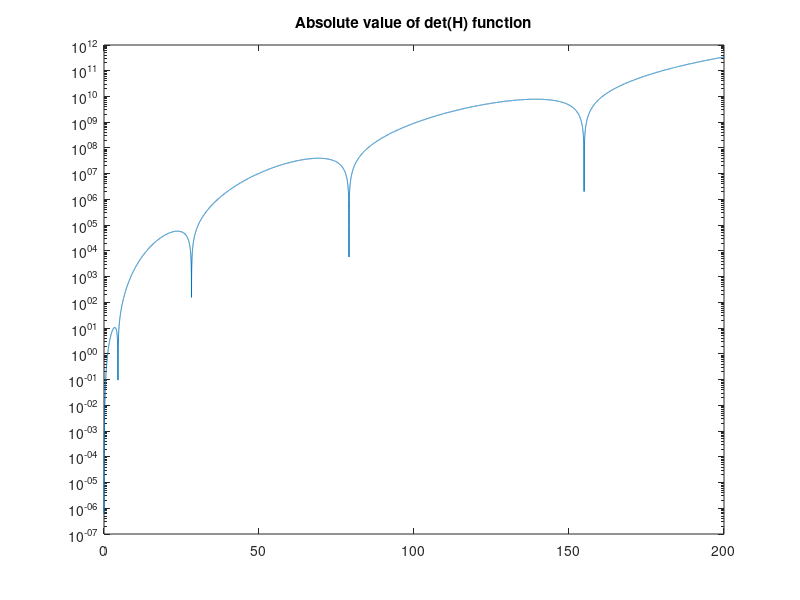
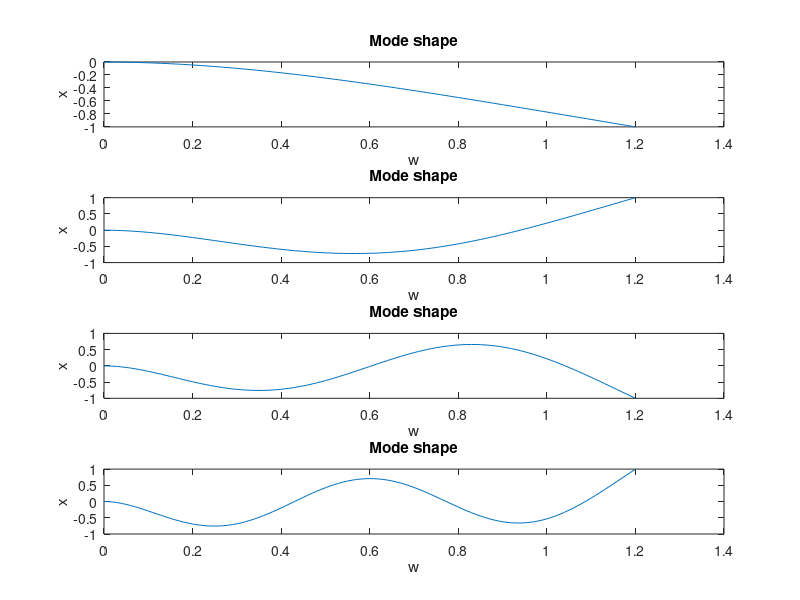
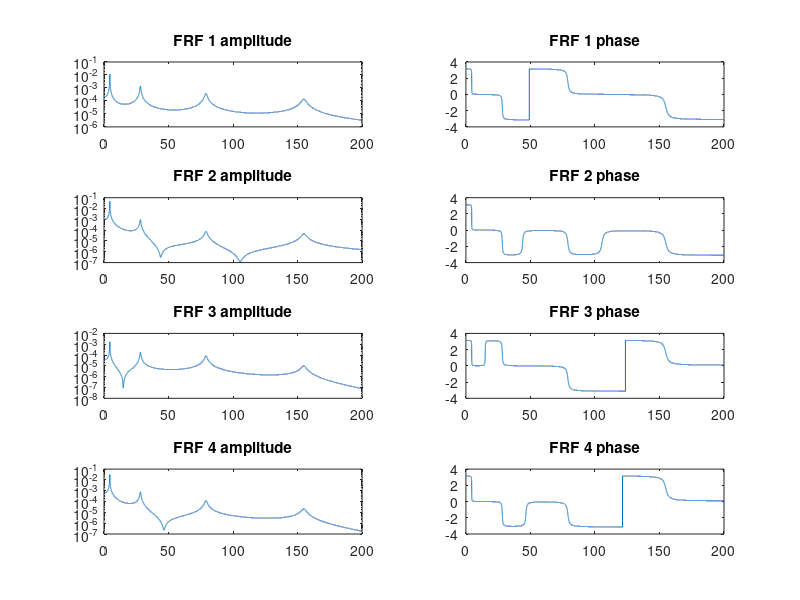
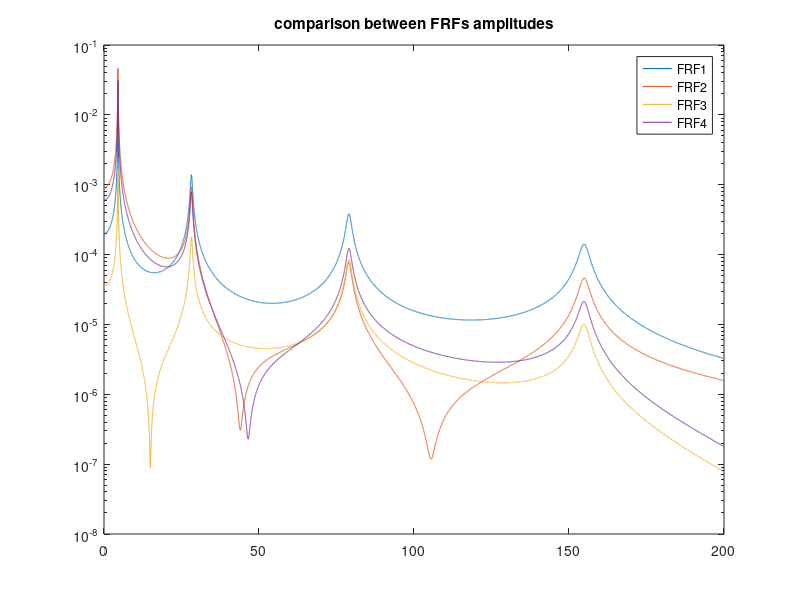

These charts were generated, in order, by the following MATLAB code: (Note: this script raises an error after producing the figures.)
close all
clear all
clc

%% Parameters

L= 1.2;         %[m]
h= 0.008;       %[m]
b= 0.04;        %[m]
rho= 2700;      %[kg/m^3]
E= 68000000000; %[pa]
J= b*h^3/12;    %[m^4]
m= rho*b*h;     %[kg]

%% Vibration modes

%  standing wave solution
% w=[A*cos(g*x)+B*sin(g*x)+C*cosh(g*x)+D*sinh(g*x)]*cos(omega*t+phi);
% dw/dx = [g*(-A*sin(g*x)+B*cos(g*x)+C*sinh(g*x)+D*cosh(g*x)]*cos(omega*t+phi);
% d^2w/dx^2 = [g^2*(-A*cos(g*x)-B*sin(g*x)+C*cosh(g*x)+D*sinh(g*x)]*cos(omega*t+phi);
% d^3w/dx^3 = [g^3*(A*sin(g*x)-B*cos(g*x)+C*sinh(g*x)+D*cosh(g*x)]*cos(omega*t+phi);


% Boundary conditions 
fs=0.01:0.01:200;
w=2*pi*fs;
g= ((m*w.^2)/(E*J)).^(1/4);

%S= zeros(size(w,2),1);

f=  (-2-2.*cos(g.*L).*cosh(g.*L)).*g.^6 ;




%for i= 1:size(w,2)
 %   H= [1 0 1 0; 0 g(i) 0 g(i); -g(i)^2*cos(g(i)*L) -g(i)^2*sin(g(i)*L) g(i)^2*cosh(g(i)*L) g(i)^2*sinh(g(i)*L); g(i)^3*sin(g(i)*L) -g(i)^3*cos(g(i)*L) g(i)^3*sinh(g(i)*L) g(i)^3*cosh(g(i)*L)];
  %  S(i)= det(H);
%end

%figure;
%semilogy (w,abs(S))

figure;
semilogy (fs,abs(f))
title('Absolute value of det(H) function')

%figure
%plot(w,f)

fs_1= 4.5;
fs_2= 28.2;
fs_3= 79;
fs_4= 154.9;

wn_1= 2*pi*fs_1;
wn_2= 2*pi*fs_2;
wn_3= 2*pi*fs_3;
wn_4= 2*pi*fs_4;

g_1=((m*wn_1.^2)/(E*J)).^(1/4);
g_2=((m*wn_2.^2)/(E*J)).^(1/4);
g_3=((m*wn_3.^2)/(E*J)).^(1/4);
g_4=((m*wn_4.^2)/(E*J)).^(1/4);


wn_vector=[wn_1; wn_2; wn_3; wn_4];
g_vector=[g_1; g_2; g_3; g_4];
constants_matrix= [zeros(4,4)];

for i=1:4 
    H= [1 0 1 0; 0 g_vector(i) 0 g_vector(i); -g_vector(i)^2*cos(g_vector(i)*L) -g_vector(i)^2*sin(g_vector(i)*L) g_vector(i)^2*cosh(g_vector(i)*L) g_vector(i)^2*sinh(g_vector(i)*L); g_vector(i)^3*sin(g_vector(i)*L) -g_vector(i)^3*cos(g_vector(i)*L) g_vector(i)^3*sinh(g_vector(i)*L) g_vector(i)^3*cosh(g_vector(i)*L)];
    N=[H(2,1) H(3,1) H(4,1)]';

    H_hat=[H(2,2) H(2,3) H(2,4); H(3,2) H(3,3) H(3,4); H(4,2) H(4,3) H(4,4)];
    X_hat= -inv(H_hat)*N;
    X= [1; X_hat];
    constants_matrix(:,i)=X;
end

X1= constants_matrix(:,1);
X2= constants_matrix(:,2);
X3= constants_matrix(:,3);
X4= constants_matrix(:,4);

disp(['X1 =' mat2str(X1)]);
disp(['X2 =' mat2str(X2)]);
disp(['X3 =' mat2str(X3)]);
disp(['X4 =' mat2str(X4)]);

x=0:0.01:L;

eigenfunctions= zeros(1,4);
figure;
for i= 1:4;
    eigenfunctions=[constants_matrix(1,i)*cos(g_vector(i)*x)+constants_matrix(2,i)*sin(g_vector(i)*x)+constants_matrix(3,i)*cosh(g_vector(i)*x)+constants_matrix(4,i)*sinh(g_vector(i)*x)];

    subplot(4,1,i);
    plot(x,eigenfunctions/max(abs(eigenfunctions)))
    title('Mode shape')
    xlabel('w')
    ylabel('x')

end


%% Frequency response functions 

%Computation of mi
csi= 0.01;
mass= zeros(1,4);

for i= 1:4 
    eigenfunctions=[constants_matrix(1,i)*cos(g_vector(i)*x)+constants_matrix(2,i)*sin(g_vector(i)*x)+constants_matrix(3,i)*cosh(g_vector(i)*x)+constants_matrix(4,i)*sinh(g_vector(i)*x)];
    Y= m.*eigenfunctions.^2;
    mass(i)= trapz(x,Y);
end

xk=[1.2;0.5;0.1;1];
xj=[0.2;1;0.8;0.4];

%FRF n°1

eigenfunctions_ktot1= zeros(1,4);
eigenfunctions_jtot1= zeros(1,4);

for l= 1:4 
   
    eigenfunctions_k=-[constants_matrix(1,l)*cos(g_vector(l)*xk(1))+constants_matrix(2,l)*sin(g_vector(l)*xk(1))+constants_matrix(3,l)*cosh(g_vector(l)*xk(1))+constants_matrix(4,l)*sinh(g_vector(l)*xk(1))];
    eigenfunctions_j=[constants_matrix(1,l)*cos(g_vector(l)*xj(1))+constants_matrix(2,l)*sin(g_vector(l)*xj(1))+constants_matrix(3,l)*cosh(g_vector(l)*xj(1))+constants_matrix(4,l)*sinh(g_vector(l)*xj(1))];
    
    eigenfunctions_ktot1(l)= eigenfunctions_k;
    eigenfunctions_jtot1(l)= eigenfunctions_j;
end



Gjk_1= [((eigenfunctions_ktot1(1).*eigenfunctions_jtot1(1))./mass(1))./(-w.^2+(2.*csi.*wn_vector(1).*w).*sqrt(-1)+ wn_vector(1).^2)]+[((eigenfunctions_ktot1(2).*eigenfunctions_jtot1(2))./mass(2))./(-w.^2+(2.*csi.*wn_vector(2).*w).*sqrt(-1)+ wn_vector(2).^2)]+[((eigenfunctions_ktot1(3).*eigenfunctions_jtot1(3))./mass(3))./(-w.^2+(2.*csi.*wn_vector(3).*w).*sqrt(-1)+ wn_vector(3).^2)]+[((eigenfunctions_ktot1(4).*eigenfunctions_jtot1(4))./mass(4))./(-w.^2+(2.*csi.*wn_vector(4).*w).*sqrt(-1)+ wn_vector(4).^2)];


figure;
title('Amplitudes and phases of the FRFs')
subplot(4,2,1)
semilogy(fs,abs(Gjk_1));
title('FRF 1 amplitude')

subplot(4,2,2)
plot(fs,angle(Gjk_1));
title('FRF 1 phase')

%FRF n°2

eigenfunctions_ktot2= zeros(1,4);
eigenfunctions_jtot2= zeros(1,4);

for l= 1:4 
   
    eigenfunctions_k=-[constants_matrix(1,l)*cos(g_vector(l)*xk(2))+constants_matrix(2,l)*sin(g_vector(l)*xk(2))+constants_matrix(3,l)*cosh(g_vector(l)*xk(2))+constants_matrix(4,l)*sinh(g_vector(l)*xk(2))];
    eigenfunctions_j=[constants_matrix(1,l)*cos(g_vector(l)*xj(2))+constants_matrix(2,l)*sin(g_vector(l)*xj(2))+constants_matrix(3,l)*cosh(g_vector(l)*xj(2))+constants_matrix(4,l)*sinh(g_vector(l)*xj(2))];
    
    eigenfunctions_ktot2(l)= eigenfunctions_k;
    eigenfunctions_jtot2(l)= eigenfunctions_j;
end



Gjk_2= [((eigenfunctions_ktot2(1).*eigenfunctions_jtot2(1))./mass(1))./(-w.^2+(2.*csi.*wn_vector(1).*w).*sqrt(-1)+ wn_vector(1).^2)]+[((eigenfunctions_ktot2(2).*eigenfunctions_jtot2(2))./mass(2))./(-w.^2+(2.*csi.*wn_vector(2).*w).*sqrt(-1)+ wn_vector(2).^2)]+[((eigenfunctions_ktot2(3).*eigenfunctions_jtot2(3))./mass(3))./(-w.^2+(2.*csi.*wn_vector(3).*w).*sqrt(-1)+ wn_vector(3).^2)]+[((eigenfunctions_ktot2(4).*eigenfunctions_jtot2(4))./mass(4))./(-w.^2+(2.*csi.*wn_vector(4).*w).*sqrt(-1)+ wn_vector(4).^2)];


subplot(4,2,3)
semilogy(fs,abs(Gjk_2));
title('FRF 2 amplitude')
subplot(4,2,4)
plot(fs,angle(Gjk_2));
title('FRF 2 phase')

%FRF n°3

eigenfunctions_ktot3= zeros(1,4);
eigenfunctions_jtot3= zeros(1,4);

for l= 1:4 
   
    eigenfunctions_k=-[constants_matrix(1,l)*cos(g_vector(l)*xk(3))+constants_matrix(2,l)*sin(g_vector(l)*xk(3))+constants_matrix(3,l)*cosh(g_vector(l)*xk(3))+constants_matrix(4,l)*sinh(g_vector(l)*xk(3))];
    eigenfunctions_j=[constants_matrix(1,l)*cos(g_vector(l)*xj(3))+constants_matrix(2,l)*sin(g_vector(l)*xj(3))+constants_matrix(3,l)*cosh(g_vector(l)*xj(3))+constants_matrix(4,l)*sinh(g_vector(l)*xj(3))];
    
    eigenfunctions_ktot3(l)= eigenfunctions_k;
    eigenfunctions_jtot3(l)= eigenfunctions_j;
end



Gjk_3= [((eigenfunctions_ktot3(1).*eigenfunctions_jtot3(1))./mass(1))./(-w.^2+(2.*csi.*wn_vector(1).*w).*sqrt(-1)+ wn_vector(1).^2)]+[((eigenfunctions_ktot3(2).*eigenfunctions_jtot3(2))./mass(2))./(-w.^2+(2.*csi.*wn_vector(2).*w).*sqrt(-1)+ wn_vector(2).^2)]+[((eigenfunctions_ktot3(3).*eigenfunctions_jtot3(3))./mass(3))./(-w.^2+(2.*csi.*wn_vector(3).*w).*sqrt(-1)+ wn_vector(3).^2)]+[((eigenfunctions_ktot3(4).*eigenfunctions_jtot3(4))./mass(4))./(-w.^2+(2.*csi.*wn_vector(4).*w).*sqrt(-1)+ wn_vector(4).^2)];


subplot(4,2,5)
semilogy(fs,abs(Gjk_3));
title('FRF 3 amplitude')
subplot(4,2,6)
plot(fs,angle(Gjk_3));
title('FRF 3 phase')


%FRF n°4

eigenfunctions_ktot4= zeros(1,4);
eigenfunctions_jtot4= zeros(1,4);

for l= 1:4 
   
    eigenfunctions_k=-[constants_matrix(1,l)*cos(g_vector(l)*xk(4))+constants_matrix(2,l)*sin(g_vector(l)*xk(4))+constants_matrix(3,l)*cosh(g_vector(l)*xk(4))+constants_matrix(4,l)*sinh(g_vector(l)*xk(4))];
    eigenfunctions_j=[constants_matrix(1,l)*cos(g_vector(l)*xj(4))+constants_matrix(2,l)*sin(g_vector(l)*xj(4))+constants_matrix(3,l)*cosh(g_vector(l)*xj(4))+constants_matrix(4,l)*sinh(g_vector(l)*xj(4))];
    
    eigenfunctions_ktot4(l)= eigenfunctions_k;
    eigenfunctions_jtot4(l)= eigenfunctions_j;
end



Gjk_4= [((eigenfunctions_ktot4(1).*eigenfunctions_jtot4(1))./mass(1))./(-w.^2+(2.*csi.*wn_vector(1).*w).*sqrt(-1)+ wn_vector(1).^2)]+[((eigenfunctions_ktot4(2).*eigenfunctions_jtot4(2))./mass(2))./(-w.^2+(2.*csi.*wn_vector(2).*w).*sqrt(-1)+ wn_vector(2).^2)]+[((eigenfunctions_ktot4(3).*eigenfunctions_jtot4(3))./mass(3))./(-w.^2+(2.*csi.*wn_vector(3).*w).*sqrt(-1)+ wn_vector(3).^2)]+[((eigenfunctions_ktot4(4).*eigenfunctions_jtot4(4))./mass(4))./(-w.^2+(2.*csi.*wn_vector(4).*w).*sqrt(-1)+ wn_vector(4).^2)];


subplot(4,2,7)
semilogy(fs,abs(Gjk_4));
title('FRF 4 amplitude')
subplot(4,2,8)
plot(fs,angle(Gjk_4));
title('FRF 4 phase')

%Comparison between FRFs

figure
semilogy(fs,abs(Gjk_1));
hold on
semilogy(fs,abs(Gjk_2));
hold on
semilogy(fs,abs(Gjk_3));
hold on
semilogy(fs,abs(Gjk_4));

title('comparison between FRFs amplitudes')
legend('FRF1','FRF2','FRF3','FRF4')

% figure
% plot(fs,angle(Gjk_1));
% hold on
% plot(fs,angle(Gjk_2));
% hold on
% plot(fs,angle(Gjk_3));
% hold on
% plot(fs,angle(Gjk_4));
% 
% title('comparison between FRFs phases')
% legend('FRF1','FRF2','FRF3','FRF4')

%% Modal parameters identification
% Peak 1 FRF 1

fs=3:0.01:6;
omegafs = 2*pi*fs;

GrEXP = [ Gjk_1(300:299+size(fs,2)) ; Gjk_2(300:299+size(fs,2)) ; Gjk_3(300:299+size(fs,2)) ; Gjk_4(300:299+size(fs,2)) ];

w2= 4.545*2*pi;
w1= 4.455*2*pi;
est_damp1= (w2^2-w1^2)/(4*wn_1^2);

entrata_Gjk= 4.5/0.01;
estim11= imag(Gjk_1(entrata_Gjk)).*2.*wn_1.^2.*est_damp1;
estim12= imag(Gjk_2(entrata_Gjk)).*2.*wn_1.^2.*est_damp1;
estim13= imag(Gjk_3(entrata_Gjk)).*2.*wn_1.^2.*est_damp1;
estim14= imag(Gjk_4(entrata_Gjk)).*2.*wn_1.^2.*est_damp1;

%y_damp= max(abs(Gjk_1))*sqrt(2)/2;
% figure
% semilogy(fs,abs(Gjk_1(1:size(fs,2))));
% hold on
% k=y_damp*ones(size(fs,2));
% plot(fs,k);



%estimation of damping


% Least square minimization (have a look on epsilon function)

% Initial guesses
x0 = [estim11,est_damp1,wn_1,0,0,0,0];
% Lsqm function
%options=optimoptions('lsqnonlin','Display','iter','MaxFunctionEvaluations',13000);
x = lsqnonlin(@(x) epsilon1(x, omegafs, GrEXP), x0,[],[],[]);
% Having a first look at x
disp(x);

% Computing of GrNUMs to compare them to Gjk

%  each GrNUMi is supposed to match with the peak number i 

GrNUM1 = (-x(1)./(-omegafs.^2 + 1i*2*x(2)*x(3)*omegafs + x(3)^2)) + (x(4)+1i*x(5))./(omegafs.^2) + x(6)+1i*x(7);

x1=x;
figure
subplot(2,1,1)
semilogy(fs,abs(Gjk_1(300:299+size(fs,2))))
hold on 
semilogy(fs,abs(GrNUM1(1:size(fs,2))),'o')
subplot(2,1,2)
plot(fs,angle(Gjk_1(300:299+size(fs,2))))
hold on 
plot(fs,angle(GrNUM1(1:size(fs,2))),'o')

%after a fantastic talk with Ivano he said to us that this could be
%correct, the problem is that lsqnonlin doesn't minimize the error function
%but he said to try with more than one FRF. In this day we will try to do
%it, I upload the new epsilon function in the file epsilon1

% %% Peak 2 FRF 1
% fs=14:0.01:50;
% omegafs = 2*pi*fs;
% 
% GrEXP = [ Gjk_1(1401:1400+size(fs,2)) ; Gjk_2(1401:1400+size(fs,2)) ; Gjk_3(1401:1400+size(fs,2)) ; Gjk_4(1401:1400+size(fs,2)) ];
% 
% % Least square minimization (have a look on epsilon function)
% w2= 28.46*2*pi;
% w1= 27.88*2*pi;
% est_damp2= (w2^2-w1^2)/(4*wn_2^2);
% 
% 
% entrata_Gjk= 28.2/0.01;
% estim21= imag(Gjk_1(entrata_Gjk)).*2.*wn_2.^2.*est_damp2;
% estim22= imag(Gjk_2(entrata_Gjk)).*2.*wn_2.^2.*est_damp2;
% estim23= imag(Gjk_3(entrata_Gjk)).*2.*wn_2.^2.*est_damp2;
% estim24= imag(Gjk_4(entrata_Gjk)).*2.*wn_2.^2.*est_damp2;
% 
% % y_damp= max(abs(Gjk_1(1400:5000)))*sqrt(2)/2;
% % figure
% % semilogy(fs,abs(Gjk_1(1401:1400+size(fs,2))));
% % hold on
% % k=y_damp*ones(size(fs,2));
% % plot(fs,k);
% 
% 
% % Initial guesses
% options=optimoptions('lsqnonlin','Display','iter','MaxFunctionEvaluations',3000);
% x0 = [estim21,estim22,estim23,estim24,est_damp2,wn_2,0,0,0,0];
% % Lsqm function
% x = lsqnonlin(@(x) epsilon1(x, fs, GrEXP), x0,[],[],options);
% % Having a first look at x
% disp(x);
% 
% % Computing of GrNUMs to compare them to Gjk
% 
% %  each GrNUMi is supposed to match with the peak number i 
% 
% GrNUM1 = (-x(1)./(-omegafs.^2 + 1i*2*x(5)*x(6)*omegafs + x(6)^2)) + (x(7)+1i*x(8))./(omegafs.^2) + x(9)+1i*x(10);
% 
% x2=x;
% figure
% subplot(2,1,1)
% semilogy(fs,abs(Gjk_1(1401:1400+size(fs,2))))
% hold on 
% semilogy(fs,abs(GrNUM1),'o')
% subplot(2,1,2)
% plot(fs,angle(Gjk_1(1401:1400+size(fs,2))))
% hold on 
% plot(fs,angle(GrNUM1),'o')
% 
% 
% %% Peak 3 FRF 1
% fs=50:0.01:115;
% omegafs = 2*pi*fs;
% 
% GrEXP = [ Gjk_1(5001:5000+size(fs,2)) ; Gjk_2(5001:5000+size(fs,2)) ; Gjk_3(5001:5000+size(fs,2)) ; Gjk_4(5001:5000+size(fs,2)) ];
% 
% % Least square minimization (have a look on epsilon function)
% w2= 79.74*2*pi;
% w1= 78.17*2*pi;
% est_damp3= (w2^2-w1^2)/(4*wn_3^2);
% 
% entrata_Gjk= 79/0.01;
% estim31= imag(Gjk_1(entrata_Gjk)).*2.*wn_3.^2.*est_damp3;
% estim32= imag(Gjk_2(entrata_Gjk)).*2.*wn_3.^2.*est_damp3;
% estim33= imag(Gjk_3(entrata_Gjk)).*2.*wn_3.^2.*est_damp3;
% estim34= imag(Gjk_4(entrata_Gjk)).*2.*wn_3.^2.*est_damp3;
% 
% % y_damp= max(abs(Gjk_1(5001:5000+size(fs,2))))*sqrt(2)/2;
% % figure
% % semilogy(fs,abs(Gjk_1(5001:5000+size(fs,2))));
% % hold on
% % k=y_damp*ones(size(fs,2));
% % plot(fs,k);
% 
% 
% 
% 
% % Initial guesses
% x0 = [estim31,estim32,estim33,estim34,est_damp3,wn_3,0,0,0,0];
% % Lsqm function
% x = lsqnonlin(@(x) epsilon1(x, fs, GrEXP), x0);
% % Having a first look at x
% disp(x);
% 
% % Computing of GrNUMs to compare them to Gjk
% 
% %  each GrNUMi is supposed to match with the peak number i 
% 
% GrNUM1 = (-x(1)./(-omegafs.^2 + 1i*2*x(5)*x(6)*omegafs + x(6)^2)) + (x(7)+1i*x(8))./(omegafs.^2) + x(9)+1i*x(10);
% 
% x3=x;
% figure
% subplot(2,1,1)
% semilogy(fs,abs(Gjk_1(5001:5000+size(fs,2))))
% hold on 
% semilogy(fs,abs(GrNUM1),'o')
% subplot(2,1,2)
% plot(fs,angle(Gjk_1(5001:5000+size(fs,2))))
% hold on 
% plot(fs,angle(GrNUM1),'o')
% 
% 
% %% Peak 4 FRF 1
% fs=115:0.01:200;
% omegafs = 2*pi*fs;
% 
% GrEXP = [ Gjk_1(11500:11499+size(fs,2)) ; Gjk_2(11500:11499+size(fs,2)) ; Gjk_3(11500:11499+size(fs,2)) ; Gjk_4(11500:11499+size(fs,2)) ];
% 
% % Least square minimization (have a look on epsilon function)
% w2= 156.4*2*pi;
% w1= 153.3*2*pi;
% est_damp4= (w2^2-w1^2)/(4*wn_3^2);
% 
% entrata_Gjk= 154.9/0.01;
% estim41= imag(Gjk_1(entrata_Gjk)).*2.*wn_4.^2.*est_damp4;
% estim42= imag(Gjk_2(entrata_Gjk)).*2.*wn_4.^2.*est_damp4;
% estim43= imag(Gjk_3(entrata_Gjk)).*2.*wn_4.^2.*est_damp4;
% estim44= imag(Gjk_4(entrata_Gjk)).*2.*wn_4.^2.*est_damp4;
% 
% 
% % y_damp= max(abs(Gjk_1(1150:1149+size(fs,2))))*sqrt(2)/2;
% % figure
% % semilogy(fs,abs(Gjk_1(1150:1149+size(fs,2))));
% % hold on
% % k=y_damp*ones(size(fs,2));
% % plot(fs,k);
% 
% 
% 
% % Initial guesses
% x0 = [estim41,estim42,estim43,estim44,est_damp4,wn_4,0,0,0,0];
% % Lsqm function
% x = lsqnonlin(@(x) epsilon1(x, fs, GrEXP), x0);
% % Having a first look at x
% disp(x);
% 
% % Computing of GrNUMs to compare them to Gjk
% 
% %  each GrNUMi is supposed to match with the peak number i 
% 
% GrNUM1 = (-x(1)./(-omegafs.^2 + 1i*2*x(5)*x(6)*omegafs + x(6)^2)) + (x(7)+1i*x(8))./(omegafs.^2) + x(9)+1i*x(10);
% 
% x4=x;
% figure
% subplot(2,1,1)
% semilogy(fs,abs(Gjk_1(11500:11499+size(fs,2))))
% hold on 
% semilogy(fs,abs(GrNUM1),'o')
% subplot(2,1,2)
% plot(fs,angle(Gjk_1(11500:11499+size(fs,2))))
% hold on 
% plot(fs,angle(GrNUM1),'o')
% 
% %% 
% % Mode shape identification
% % X1num=[0.1778,0.7369,0.027,0.4946];
% % figure
% % 
% % x=0:0.01:L;
% % eigenfunctions=[constants_matrix(1,1)*cos(g_vector(1)*x)+constants_matrix(2,1)*sin(g_vector(1)*x)+constants_matrix(3,1)*cosh(g_vector(1)*x)+constants_matrix(4,1)*sinh(g_vector(1)*x)];
% % plot(xj,X1num,'o')
% % hold on
% % plot(x,eigenfunctions)
% % hold on
% % 
% % 
% % figure 
% % plot(xj,x2(1:4),'o')
% % 
% % figure 
% % plot(xj,x3(1:4),'o')
% % 
% % figure 
% plot(xj,x4(1:4),'o')
